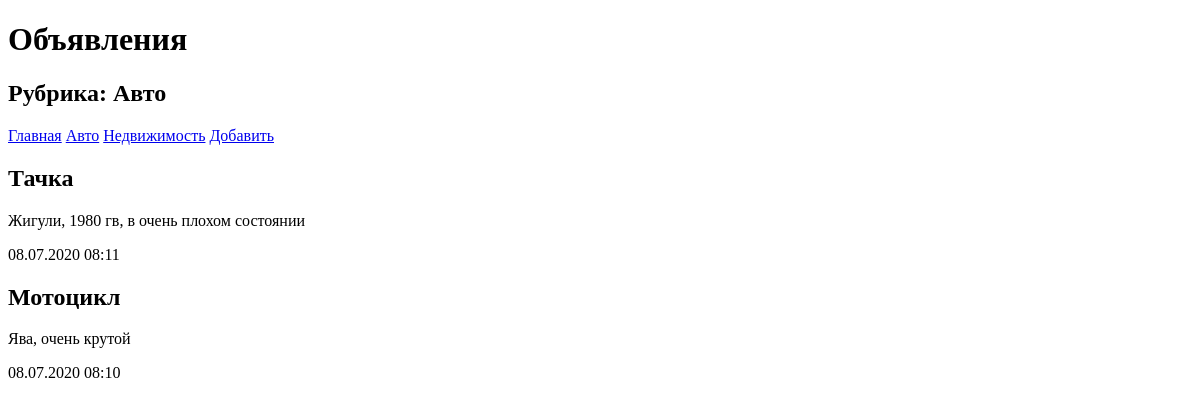
Page /bboard/1/ on the earlier database version.
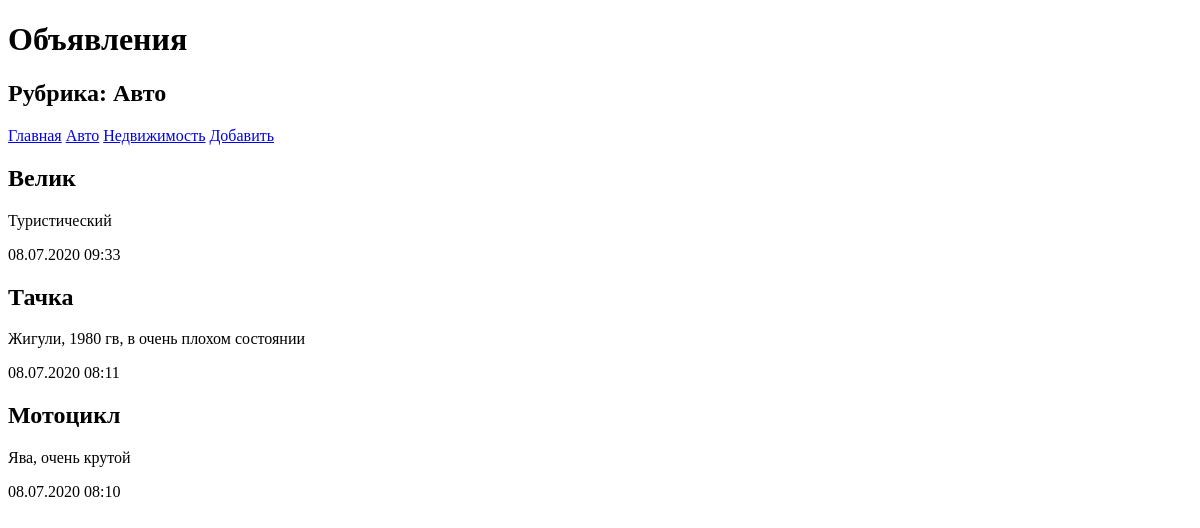
Same page on the later database version.
### bboard/models.py (models this page shows, shortened)
class Rubric(models.Model):
	name = models.CharField(max_length=20, db_index=True, verbose_name='Название')
	class Meta:
		verbose_name_plural = 'Рубрики'
		verbose_name='Рубрика'
		ordering = ['name']

class Bb(models.Model):
	title = models.CharField(max_length=50, verbose_name='Товар')
	content = models.TextField(null=True, blank=True, verbose_name='Описание')
	price = models.FloatField(null=True, blank=True, verbose_name='Цена')
	published = models.DateTimeField(auto_now_add=True, db_index=True, verbose_name='Опубликовано')
	rubric = models.ForeignKey('Rubric', null=True, on_delete=models.PROTECT, verbose_name='Рубрика')
	class Meta:
		verbose_name_plural = 'Объявления'
		verbose_name='Объявление'
		ordering = ['-published']

### bboard/views.py (the view)
# urls.py: path('<int:rubric_id>/', by_rubric, name='by_rubric'),
def by_rubric(request, rubric_id):
    bbs = Bb.objects.filter(rubric=rubric_id)
    rubrics = Rubric.objects.all()
    current_rubric = Rubric.objects.get(pk=rubric_id)
    context = {'bbs': bbs, 'rubrics': rubrics, 'current_rubric': current_rubric}
    return render(request, 'bboard/by_rubric.html', context)

### bboard/templates/bboard/by_rubric.html (shortened to what this page needs)
<!DOCTYPE html>
<html lang="en">
<head>
</head>
<body>
<h1>Объявления</h1>
<h2>Рубрика: {{ current_rubric.name }}</h2>
<div>
    <a href="{% url 'index' %}">Главная</a>
    {% for rubric in rubrics %}
    <a href="{% url 'by_rubric' rubric.pk %}">{{ rubric.name }}</a>
    {% endfor %}
    <a href="{% url 'add' %}">Добавить</a>
</div>
{% for bb in bbs %}
    <div>
        <h2>{{ bb.title }}</h2>
        <p>{{ bb.content }}</p>
        <p>{{ bb.published|date:"d.m.Y H:i" }}</p>
    </div>
{% endfor %}
</body>
</html>

Differences in the rows shown:
added Bb: title "Велик", content "Туристический", published "08.07.2020 09:33"
